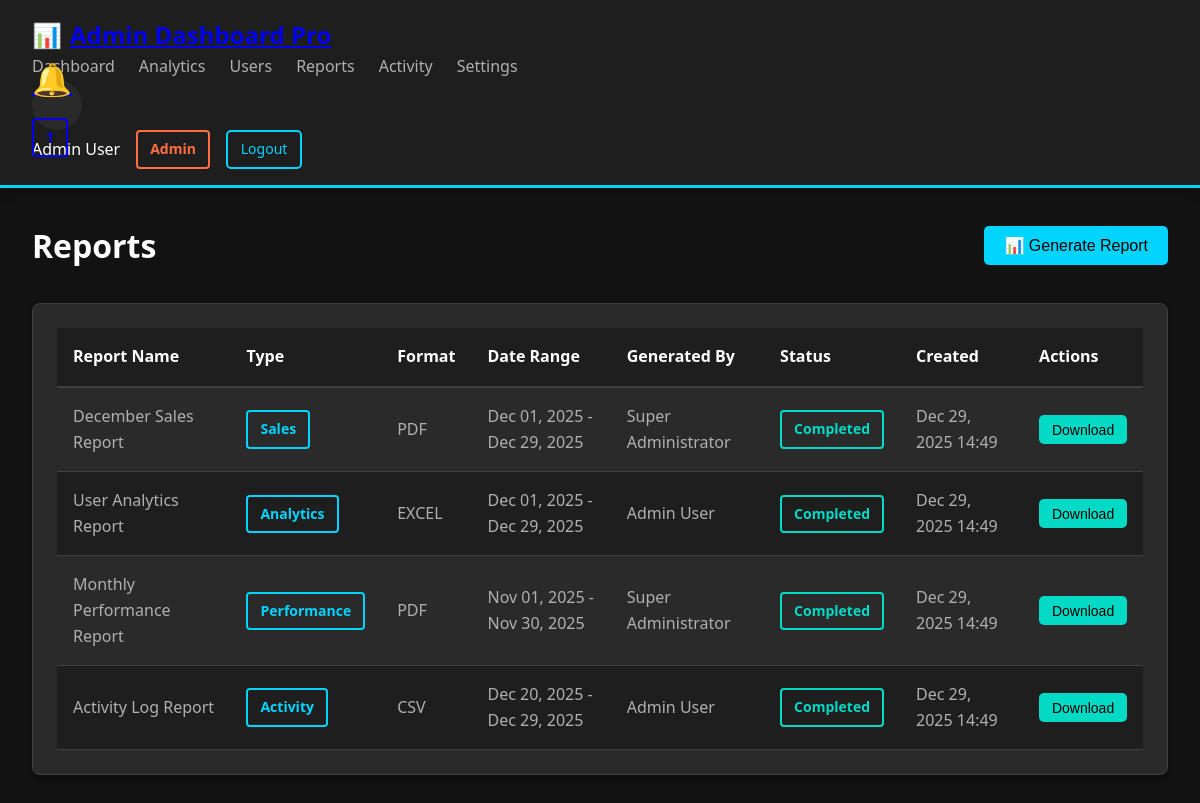
Before: /reports.php (signed in) with the older database file.
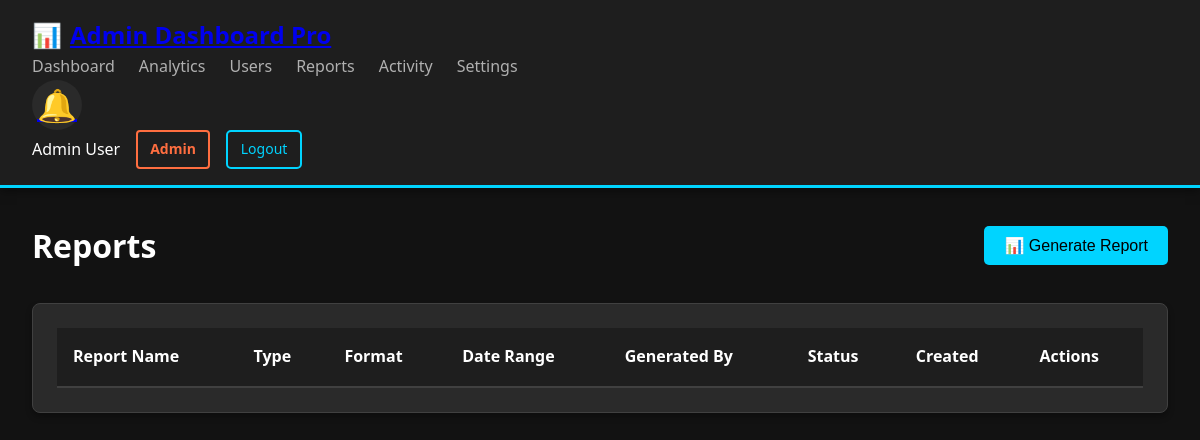
After: the same page with the newer database file.
### tables this page shows
CREATE TABLE reports (
    id INT PRIMARY KEY AUTO_INCREMENT,
    report_name VARCHAR(200) NOT NULL,

    report_type ENUM(
        'sales',
        'analytics',
        'users',
        'activity',
        'performance',
        'custom'
    ) NOT NULL,

    report_format ENUM(
        'pdf',
        'excel',
        'csv',
        'json'
    ) DEFAULT 'pdf',

    date_from DATE NOT NULL,
    date_to DATE NOT NULL,
    generated_by INT NOT NULL,
    file_path VARCHAR(255) DEFAULT NULL,

    status ENUM(
        'pending',
        'processing',
        'completed',
        'failed'
    ) DEFAULT 'pending',

    created_at TIMESTAMP DEFAULT CURRENT_TIMESTAMP,

    FOREIGN KEY (generated_by) REFERENCES users(id) ON DELETE RESTRICT,

    INDEX idx_report_type (report_type),
    INDEX idx_status (status),
    INDEX idx_generated_by (generated_by)
);

CREATE TABLE users (
    id INT PRIMARY KEY AUTO_INCREMENT,
    username VARCHAR(50) UNIQUE NOT NULL,
    email VARCHAR(100) UNIQUE NOT NULL,
    password VARCHAR(255) NOT NULL,
    full_name VARCHAR(100) NOT NULL,
    role ENUM('super_admin', 'admin', 'moderator', 'user') DEFAULT 'user',
    avatar VARCHAR(255) DEFAULT NULL,
    status ENUM('active', 'inactive', 'suspended') DEFAULT 'active',
    login_attempts INT DEFAULT 0,
    locked_until DATETIME DEFAULT NULL,
    last_login DATETIME DEFAULT NULL,
    created_at TIMESTAMP DEFAULT CURRENT_TIMESTAMP,
    updated_at TIMESTAMP DEFAULT CURRENT_TIMESTAMP ON UPDATE CURRENT_TIMESTAMP,

    INDEX idx_username (username),
    INDEX idx_email (email),
    INDEX idx_role (role),
    INDEX idx_status (status)
);

### includes/functions.php (called while the page is built, shortened)
<?php
function getUnreadNotificationCount($userId) {
    global $conn;
    $stmt = mysqli_prepare($conn, "SELECT COUNT(*) as count FROM notifications WHERE user_id = ? AND is_read = FALSE");
    mysqli_stmt_bind_param($stmt, "i", $userId);
    mysqli_stmt_execute($stmt);
    $result = mysqli_stmt_get_result($stmt);
    $row = mysqli_fetch_assoc($result);
    return $row['count'];
}
function getAllReports($type = null, $generatedBy = null) {
    global $conn;
    $sql = "SELECT r.*, u.full_name as generated_by_name
            FROM reports r
            LEFT JOIN users u ON r.generated_by = u.id
            WHERE 1=1";
    $sql .= " ORDER BY r.created_at DESC";
    return mysqli_query($conn, $sql);
}
function formatDate($date) {
    return date('M d, Y', strtotime($date));
}
function formatDateTime($datetime) {
    return date('M d, Y H:i', strtotime($datetime));
}
function getStatusBadge($status) {
    $badges = [
        'active' => 'success',
        'inactive' => 'secondary',
        'suspended' => 'danger',
        'pending' => 'warning',
        'processing' => 'info',
        'completed' => 'success',
        'failed' => 'danger'
    ];
    return isset($badges[$status]) ? $badges[$status] : 'secondary';
}
?>

### reports.php (the view, shortened to what the changed rows need)
<?php
require_once 'includes/config.php';
require_once 'includes/functions.php';
$reports = getAllReports();
?>
<!DOCTYPE html>
<html lang="en">
<head>
    <link rel="stylesheet" href="css/style.css">
</head>
<body>
    <?php include 'includes/navbar.php'; ?>
    <div class="container">
        <div class="page-header">
            <h1>Reports</h1>
        </div>
        <div class="card">
            <div class="card-body">
                <div class="table-responsive">
                    <table class="table">
                        <thead>
                            <tr>
                                <th>Report Name</th>
                                <th>Type</th>
                                <th>Format</th>
                                <th>Date Range</th>
                                <th>Generated By</th>
                                <th>Status</th>
                                <th>Created</th>
                                <th>Actions</th>
                            </tr>
                        </thead>
                        <tbody>
                            <?php while ($report = mysqli_fetch_assoc($reports)): ?>
                                <tr>
                                    <td><?php echo htmlspecialchars($report['report_name']); ?></td>
                                    <td>
                                        <span class="badge badge-info">
                                            <?php echo ucfirst($report['report_type']); ?>
                                        </span>
                                    </td>
                                    <td><?php echo strtoupper($report['report_format']); ?></td>
                                    <td>
                                        <?php echo formatDate($report['date_from']); ?> -
                                        <?php echo formatDate($report['date_to']); ?>
                                    </td>
                                    <td><?php echo htmlspecialchars($report['generated_by_name']); ?></td>
                                    <td>
                                        <span class="badge badge-<?php echo getStatusBadge($report['status']); ?>">
                                            <?php echo ucfirst($report['status']); ?>
                                        </span>
                                    </td>
                                    <td><?php echo formatDateTime($report['created_at']); ?></td>
                                    <td>
                                        <?php if ($report['status'] === 'completed'): ?>
                                            <button class="btn btn-sm btn-success" onclick="downloadReport(<?php echo $report['id']; ?>)">Download</button>
                                        <?php endif; ?>
                                    </td>
                                </tr>
                            <?php endwhile; ?>
                        </tbody>
                    </table>
                </div>
            </div>
        </div>
    </div>
</body>
</html>

### includes/navbar.php (shortened to what the changed rows need)
<?php
$unreadCount = getUnreadNotificationCount($_SESSION['user_id']);
?>
<nav class="navbar">
    <div class="navbar-container">
        <div class="navbar-actions">
            <div class="notification-icon">
                <a href="notifications.php">
                    🔔
                    <?php if ($unreadCount > 0): ?>
                        <span class="badge"><?php echo $unreadCount; ?></span>
                    <?php endif; ?>
                </a>
            </div>
        </div>
    </div>
</nav>

Changed rows visible on the page:
removed reports: report_name "December Sales Report", report_type "Sales", report_format "PDF", date_from "Dec 01, 2025", date_to "Dec 29, 2025", generated_by.full_name "Super Administrator", status "Completed", created_at "Dec 29, 2025 14:49"
removed reports: report_name "User Analytics Report", report_type "Analytics", report_format "EXCEL", date_from "Dec 01, 2025", date_to "Dec 29, 2025", generated_by.full_name "Admin User", status "Completed", created_at "Dec 29, 2025 14:49"
removed reports: report_name "Monthly Performance Report", report_type "Performance", report_format "PDF", date_from "Nov 01, 2025", date_to "Nov 30, 2025", generated_by.full_name "Super Administrator", status "Completed", created_at "Dec 29, 2025 14:49"
removed reports: report_name "Activity Log Report", report_type "Activity", report_format "CSV", date_from "Dec 20, 2025", date_to "Dec 29, 2025", generated_by.full_name "Admin User", status "Completed", created_at "Dec 29, 2025 14:49"
Other visible differences:
$unreadCount: "1" → (not shown)
